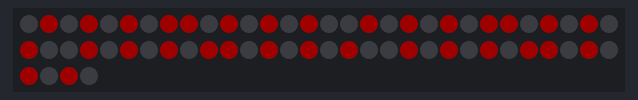
The sketch below on a simulated Arduino Uno, built with avr-gcc and run on an emulated ATmega328P. Shown: 64 RGB LEDs in strip order, left to right, continuing on the next row. Dim RGB values are drawn brighter than linear.

Above: at 0.1 s.

The sketch:

Neo7.ino
```cpp
#include <Adafruit_NeoPixel.h>

//declaring the neopixel strip
Adafruit_NeoPixel strip(64, 6);

boolean flop = false;

void setup() {
  // put your setup code here, to run once:
  strip.begin();
  strip.clear();
  strip.setBrightness(30);
}

void loop() {
  // put your main code here, to run repeatedly:

  for (int i = 0; i < strip.numPixels(); i++) {
    if (i % 8 == 0) {
      flop = !flop;
    }
    flop=!flop;
    if (flop) {
      strip.setPixelColor(i, 255, 0, 0);
    }else {
        strip.setPixelColor(i, 0, 0, 0);
      }
    }
    strip.show();
    //flop = !flop;
    //delay(100);
  }
```
